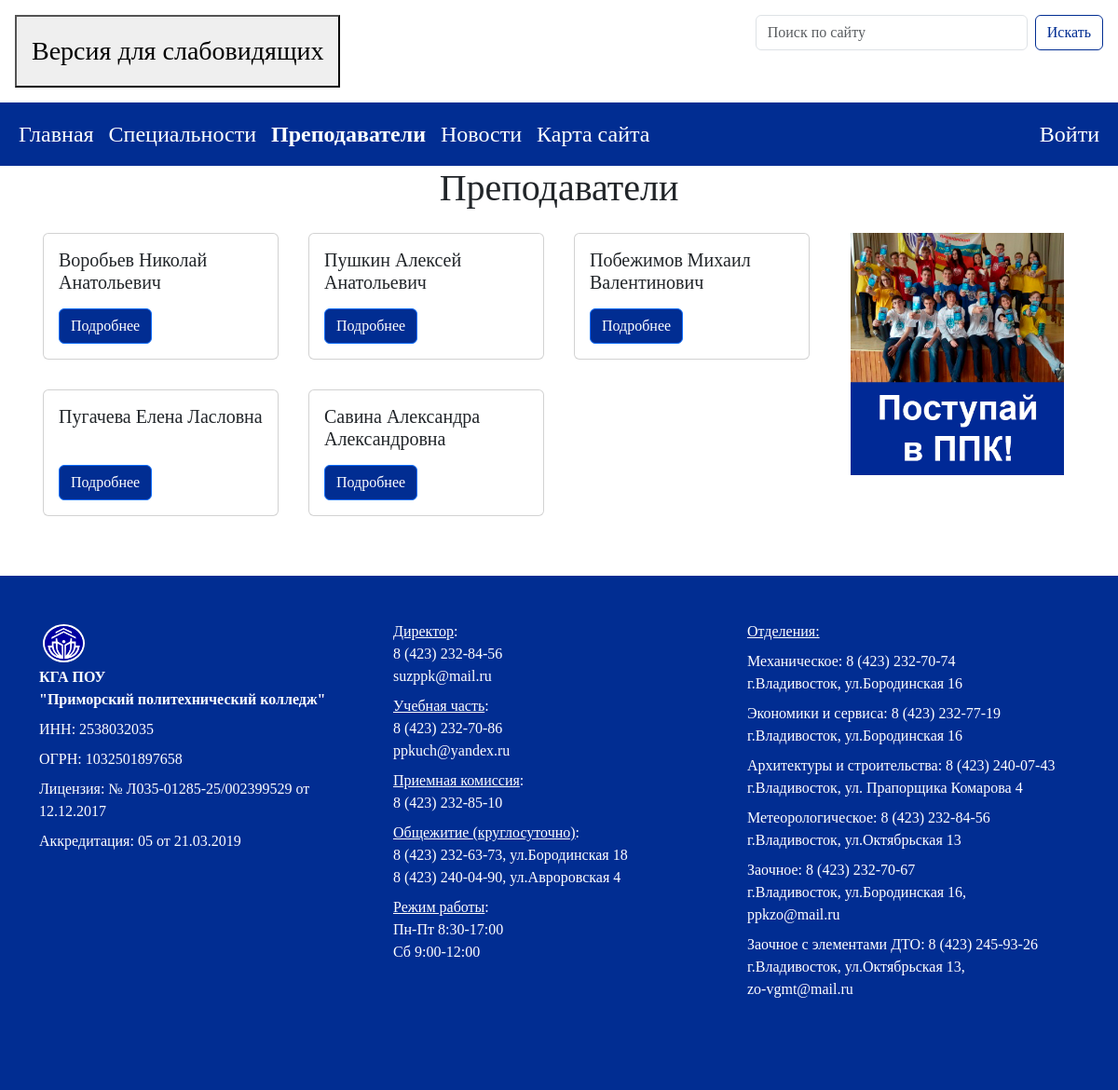
The page /teachers on the database its author committed.
### main/models.py (models this page shows)
class Teacher(models.Model):
    second_name = models.CharField('Фамилия', max_length=50)
    first_name = models.CharField('Имя', max_length=50)
    patronymic = models.CharField('Отчество', max_length=50)
    position = models.CharField('Должность', max_length=100)
    teaching_experience = models.IntegerField('Педагогический стаж')
    qualification_category = models.CharField('Квалификационная категория', max_length=100)
    professional_education = models.TextField('Профессиональное  образование')
    professional_development = models.TextField('Сведения о повышении квалификации')
    awards_and_achievements = models.TextField('Награды и достижения')
    subjects_and_modules_taught = models.TextField('Преподаваемые дисциплины и модули')
    lastedit_date = models.DateTimeField(default=datetime.now)
    def __str__(self):
        return self.second_name + ' ' + self.first_name + ' ' + self.patronymic
    class Meta:
        verbose_name = 'Преподаватель'
        verbose_name_plural = 'Преподаватели'

### main/views.py (the view)
# urls.py: path('teachers', views.teachers, name='teachers'),
def teachers(request):
    teachers = Teacher.objects.all()
    return render(request, 'main/teachers.html',
                  {'title': 'Преподаватели', 'teachers': teachers, 'banners': ['1', '2', '3']})

### main/context_processors.py (called while the page is built)
def theme_context(request):
    theme_name = request.session.get('theme', settings.DEFAULT_THEME)
    return {
        'theme': settings.THEMES.get(theme_name, settings.THEMES[settings.DEFAULT_THEME]),
        'theme_name': theme_name,
        'available_themes': settings.THEMES,
        'DEFAULT_THEME': settings.DEFAULT_THEME,
    }

### main/templates/main/teachers.html (shortened to what this page needs)
{% extends 'main/layout.html' %}
{% block content %}
<div class="row justify-content-center">
    <div class="col-md-auto">
        <h1>Преподаватели</h1>
    </div>
</div>
<div class="row">
    <div class="col-sm-9">
        <div class="row">
            {% for teacher in teachers %}
            <div class="col-sm-4 p-3">
                <div class="card h-100">
                    <div class="card-body d-flex align-items-start flex-column">
                        <h5 class="card-title mb-auto">{{ teacher }}</h5>
                        <a href="{% url 'teacher-detail' teacher.id %}" class="btn btn-primary bg-main-ppk mt-3">Подробнее</a>
                    </div>
                </div>
            </div>
            {% endfor %}
        </div>
    </div>
    <div class="col-sm-3">
        {% include 'main/banner.html' %}
    </div>
</div>
{% endblock %}

### main/static/main/css/style.css (style rules this page uses)
body { font-family: Times New Roman; }

### main/static/main/css/ppk_style.css (style rules this page uses)
.bg-main-ppk { background-color: #012D92; }

### rows shown on the page
Teacher: second_name+first_name+patronymic "Воробьев Николай Анатольевич"
Teacher: second_name+first_name+patronymic "Пушкин Алексей Анатольевич"
Teacher: second_name+first_name+patronymic "Побежимов Михаил Валентинович"
Teacher: second_name+first_name+patronymic "Пугачева Елена Ласловна"
Teacher: second_name+first_name+patronymic "Савина Александра Александровна"
